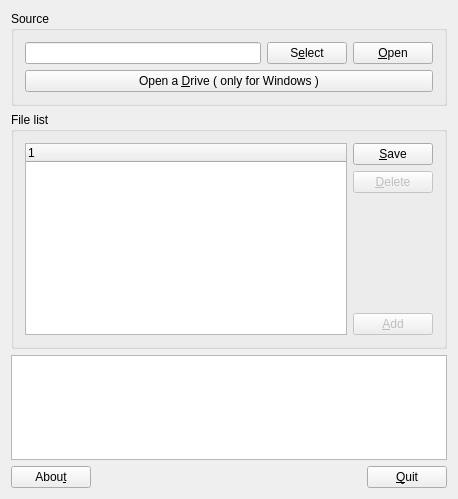
<?xml version="1.0" encoding="UTF-8"?>
<ui version="4.0">
 <class>Widget</class>
 <widget class="QWidget" name="Widget">
  <property name="geometry">
   <rect>
    <x>0</x>
    <y>0</y>
    <width>458</width>
    <height>499</height>
   </rect>
  </property>
  <property name="windowTitle">
   <string>MicomFSReader</string>
  </property>
  <property name="windowIcon">
   <iconset resource="resource.qrc">
    <normaloff>:/img/icon.ico</normaloff>:/img/icon.ico</iconset>
  </property>
  <layout class="QVBoxLayout" name="verticalLayout_2">
   <item>
    <widget class="QGroupBox" name="groupBox">
     <property name="title">
      <string>Source</string>
     </property>
     <layout class="QVBoxLayout" name="verticalLayout_3">
      <item>
       <layout class="QHBoxLayout" name="horizontalLayout_2">
        <item>
         <widget class="QLineEdit" name="fileNameEdit"/>
        </item>
        <item>
         <widget class="QPushButton" name="selectButton">
          <property name="text">
           <string>S&amp;elect</string>
          </property>
         </widget>
        </item>
        <item>
         <widget class="QPushButton" name="openButton">
          <property name="text">
           <string>&amp;Open</string>
          </property>
         </widget>
        </item>
       </layout>
      </item>
      <item>
       <widget class="QPushButton" name="openDriveButton">
        <property name="text">
         <string>Open a &amp;Drive ( only for Windows )</string>
        </property>
       </widget>
      </item>
     </layout>
    </widget>
   </item>
   <item>
    <widget class="QGroupBox" name="groupBox_2">
     <property name="sizePolicy">
      <sizepolicy hsizetype="Preferred" vsizetype="MinimumExpanding">
       <horstretch>0</horstretch>
       <verstretch>0</verstretch>
      </sizepolicy>
     </property>
     <property name="title">
      <string>File list</string>
     </property>
     <layout class="QHBoxLayout" name="horizontalLayout">
      <item>
       <widget class="QTreeWidget" name="fileListWidget">
        <attribute name="headerVisible">
         <bool>true</bool>
        </attribute>
        <column>
         <property name="text">
          <string notr="true"/>
         </property>
        </column>
       </widget>
      </item>
      <item>
       <layout class="QVBoxLayout" name="verticalLayout">
        <item>
         <widget class="QPushButton" name="saveButton">
          <property name="text">
           <string>&amp;Save</string>
          </property>
         </widget>
        </item>
        <item>
         <widget class="QPushButton" name="deleteButton">
          <property name="enabled">
           <bool>false</bool>
          </property>
          <property name="text">
           <string>&amp;Delete</string>
          </property>
          <property name="flat">
           <bool>false</bool>
          </property>
         </widget>
        </item>
        <item>
         <spacer name="verticalSpacer">
          <property name="orientation">
           <enum>Qt::Vertical</enum>
          </property>
          <property name="sizeHint" stdset="0">
           <size>
            <width>20</width>
            <height>40</height>
           </size>
          </property>
         </spacer>
        </item>
        <item>
         <widget class="QPushButton" name="addButton">
          <property name="enabled">
           <bool>false</bool>
          </property>
          <property name="text">
           <string>&amp;Add</string>
          </property>
          <property name="flat">
           <bool>false</bool>
          </property>
         </widget>
        </item>
       </layout>
      </item>
     </layout>
    </widget>
   </item>
   <item>
    <widget class="QListWidget" name="fsInfoListWidget">
     <property name="sizePolicy">
      <sizepolicy hsizetype="Expanding" vsizetype="Maximum">
       <horstretch>0</horstretch>
       <verstretch>0</verstretch>
      </sizepolicy>
     </property>
     <property name="frameShadow">
      <enum>QFrame::Sunken</enum>
     </property>
     <property name="autoScrollMargin">
      <number>16</number>
     </property>
     <property name="batchSize">
      <number>100</number>
     </property>
    </widget>
   </item>
   <item>
    <layout class="QHBoxLayout" name="horizontalLayout_3">
     <item>
      <widget class="QPushButton" name="aboutButton">
       <property name="text">
        <string>Abou&amp;t</string>
       </property>
      </widget>
     </item>
     <item>
      <spacer name="horizontalSpacer">
       <property name="orientation">
        <enum>Qt::Horizontal</enum>
       </property>
       <property name="sizeHint" stdset="0">
        <size>
         <width>40</width>
         <height>20</height>
        </size>
       </property>
      </spacer>
     </item>
     <item>
      <widget class="QPushButton" name="closeButton">
       <property name="text">
        <string>&amp;Quit</string>
       </property>
      </widget>
     </item>
    </layout>
   </item>
  </layout>
 </widget>
 <layoutdefault spacing="6" margin="11"/>
 <resources>
  <include location="resource.qrc"/>
 </resources>
 <connections/>
</ui>
